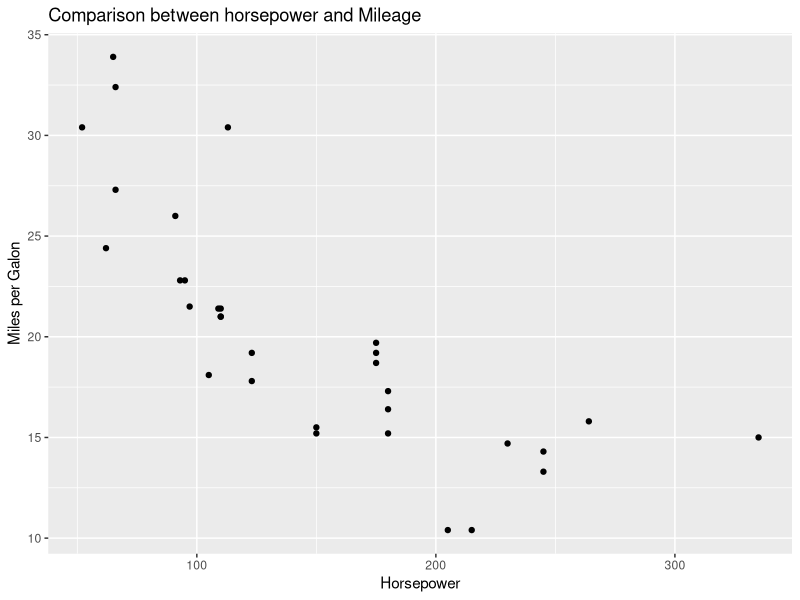
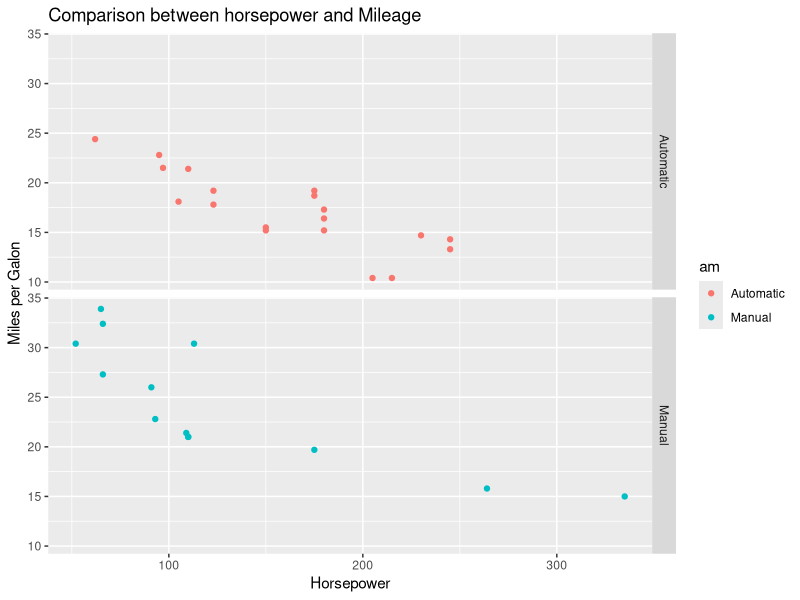

The R source for these figures, in order:
library(ggplot2)
data(mtcars)
df <- mtcars

df$am <- factor(df$am, levels=c(0,1), labels = c("Automatic", "Manual"))
table(df$am)
g <- ggplot(df)
g <- g + aes(x=hp,y=mpg)
g <- g + geom_point()
g <- g + ggtitle("Comparison between horsepower and Mileage") + xlab("Horsepower") + ylab("Miles per Galon")
g 
# As mpg increases the hp of the car decreases 

g <- ggplot(df)
g <- g + aes(x=hp,y=mpg,color=am)
g <- g + geom_point()
g <- g + ggtitle("Comparison between horsepower and Mileage") + xlab("Horsepower") + ylab("Miles per Galon")
g <- g + facet_grid(am ~ .)
g




#plot(df$mpg~df$hp, xlab = "Horsepower", ylab = "Miles per Galon", main = "Comparison between horsepower and Mileage")

